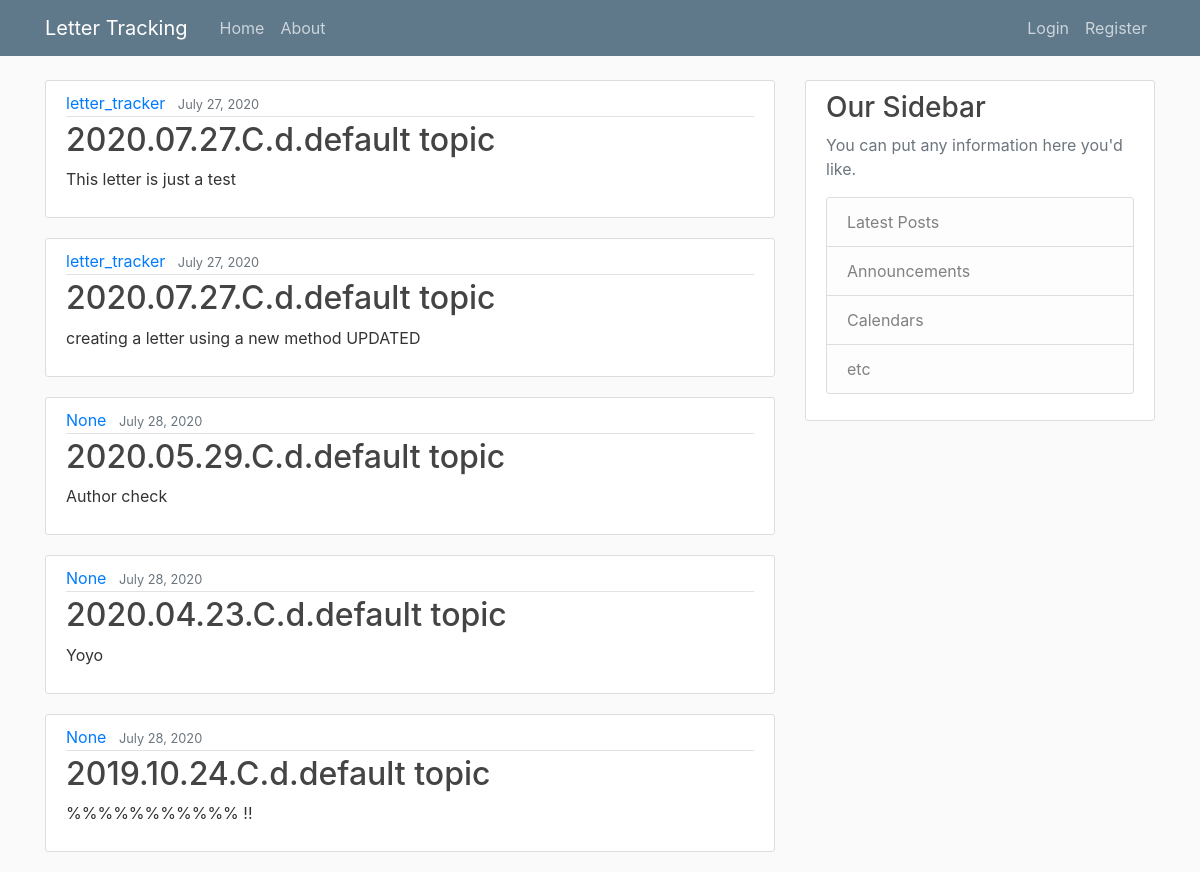
The page / on the database its author committed.
### letter_tracking/models.py (models this page shows, shortened)
class Letter(models.Model):
    class PolParties(models.TextChoices):
        D = 'D', _('Democrat')
        R = 'R', _('Republican')
        I = 'I', _('Independent')
    class RepSen(models.TextChoices):
        REP = 'Rep.', _('Representative')
        SEN = 'Sen.', _('Senator')
    topic = models.CharField(max_length=25)
    legislator = models.CharField(max_length=60)
    party = models.CharField(max_length=11,
                            choices=PolParties.choices)
    rep_or_sen = models.CharField(max_length=4,
                                 choices=RepSen.choices)
    caucus = models.CharField(max_length=100)
    description = models.TextField()
    date = models.DateTimeField()
    chamber = models.CharField(max_length=15)
    link = models.URLField("Link to letter")
    consecutive_number = models.IntegerField()
    date_posted = models.DateTimeField(default=timezone.now)
    posted_by = models.ForeignKey(User,
                                 on_delete=models.SET_NULL, null=True)
    @property
    def title(self):
        return str(self.date)[:10].replace('-', '.') + '.' + str(self.chamber)[0] +\
                '.' + str(self.party)[0] + '.' + str(self.topic)

### letter_tracking/views.py (the view)
# urls.py: path('', LetterListView.as_view(), name='letter_tracking-home'),
class LetterListView(ListView):
    model = Letter
    template_name = 'letter_tracking/home.html'
    context_object_name = 'letters'
    ordering = ['-date']
    paginate_by = 5

### letter_tracking/templates/letter_tracking/home.html
{%extends "letter_tracking/base.html" %}
{% block content %}
    {% for letter in letters %}
        <article class="media content-section">
            <div class="media-body">
                <div class="article-metadata">
                    <a class="mr-2" href="#">{{ letter.posted_by }}</a>
                    <small class="text-muted">{{ letter.date_posted | date:"F d, Y" }}</small>
                </div>
                <h2><a class="article-title" href="#">{{ letter.title }}</a></h2>
                <p class="article-content">{{ letter.description }}</p>
            </div>
        </article>
    {% endfor %}
{% endblock content %}

### letter_tracking/templates/letter_tracking/base.html (shortened to what this page needs)
{% load static %}
<!DOCTYPE html>
<html>
    <head>
        <link rel="stylesheet" href="https://maxcdn.bootstrapcdn.com/bootstrap/4.0.0/css/bootstrap.min.css">
        <link rel="stylesheet" type="text/css" href=" {% static 'letter_tracking/main.css' %}">
    </head>
    <body>
    <header class="site-header">
        <nav class="navbar navbar-expand-md navbar-dark bg-steel fixed-top">
            <div class="container">
                <a class="navbar-brand mr-4" href="{% url 'letter_tracking-home'%}">Letter Tracking</a>
                <div class="collapse navbar-collapse" id="navbarToggle">
                    <div class="navbar-nav mr-auto">
                        <a class="nav-item nav-link" href="{% url 'letter_tracking-home'%}">Home</a>
                        <a class="nav-item nav-link" href="{% url 'letter_tracking-about'%}">About</a>
                    </div>
                    <div class="navbar-nav">
                        {% if user.is_authenticated %}
                            <a class="nav-item nav-link" href="{% url 'letter-create' %}">New Letter</a>
                            <a class="nav-item nav-link" href="{% url 'profile' %}">Profile</a>
                            <a class="nav-item nav-link" href="{% url 'logout' %}">Logout</a>
                        {% else %}
                            <a class="nav-item nav-link" href="{% url 'login' %}">Login</a>
                            <a class="nav-item nav-link" href="{% url 'register' %}">Register</a>
                        {% endif %}
                    </div>
                </div>
            </div>
        </nav>
    </header>
    <main role="main" class="container">
        <div class="row">
        <div class="col-md-8">
            {% block content %}{% endblock %}
        </div>
        <div class="col-md-4">
            <div class="content-section">
            <h3>Our Sidebar</h3>
            <p class='text-muted'>You can put any information here you'd like.
                <ul class="list-group">
                <li class="list-group-item list-group-item-light">Latest Posts</li>
                <li class="list-group-item list-group-item-light">Announcements</li>
                <li class="list-group-item list-group-item-light">Calendars</li>
                <li class="list-group-item list-group-item-light">etc</li>
                </ul>
            </p>
            </div>
        </div>
        </div>
    </main>
    </body>
</html>

### letter_tracking/static/letter_tracking/main.css (style rules this page uses)
body { background: #fafafa; color: #333333; margin-top: 5rem; }
h1, h2, h3, h4, h5, h6 { color: #444444; }
ul { margin: 0; }
.bg-steel { background-color: #5f788a; }
.site-header .navbar-nav .nav-link { color: #cbd5db; }
.content-section { background: #ffffff; padding: 10px 20px; border: 1px solid #dddddd; border-radius: 3px; margin-bottom: 20px; }
.article-title { color: #444444; }
.article-content { white-space: pre-line; }
.article-metadata { padding-bottom: 1px; margin-bottom: 4px; border-bottom: 1px solid #e3e3e3 }

### rows shown on the page
Letter: posted_by "letter_tracker", date_posted "July 27, 2020", title "2020.07.27.C.d.default topic", description "This letter is just a test"
Letter: posted_by "letter_tracker", date_posted "July 27, 2020", title "2020.07.27.C.d.default topic", description "creating a letter using a new method UPDATED"
Letter: posted_by "None", date_posted "July 28, 2020", title "2020.05.29.C.d.default topic", description "Author check"
Letter: posted_by "None", date_posted "July 28, 2020", title "2020.04.23.C.d.default topic", description "Yoyo"
Letter: posted_by "None", date_posted "July 28, 2020", title "2019.10.24.C.d.default topic", description "%%%%%%%%%%% !!"
